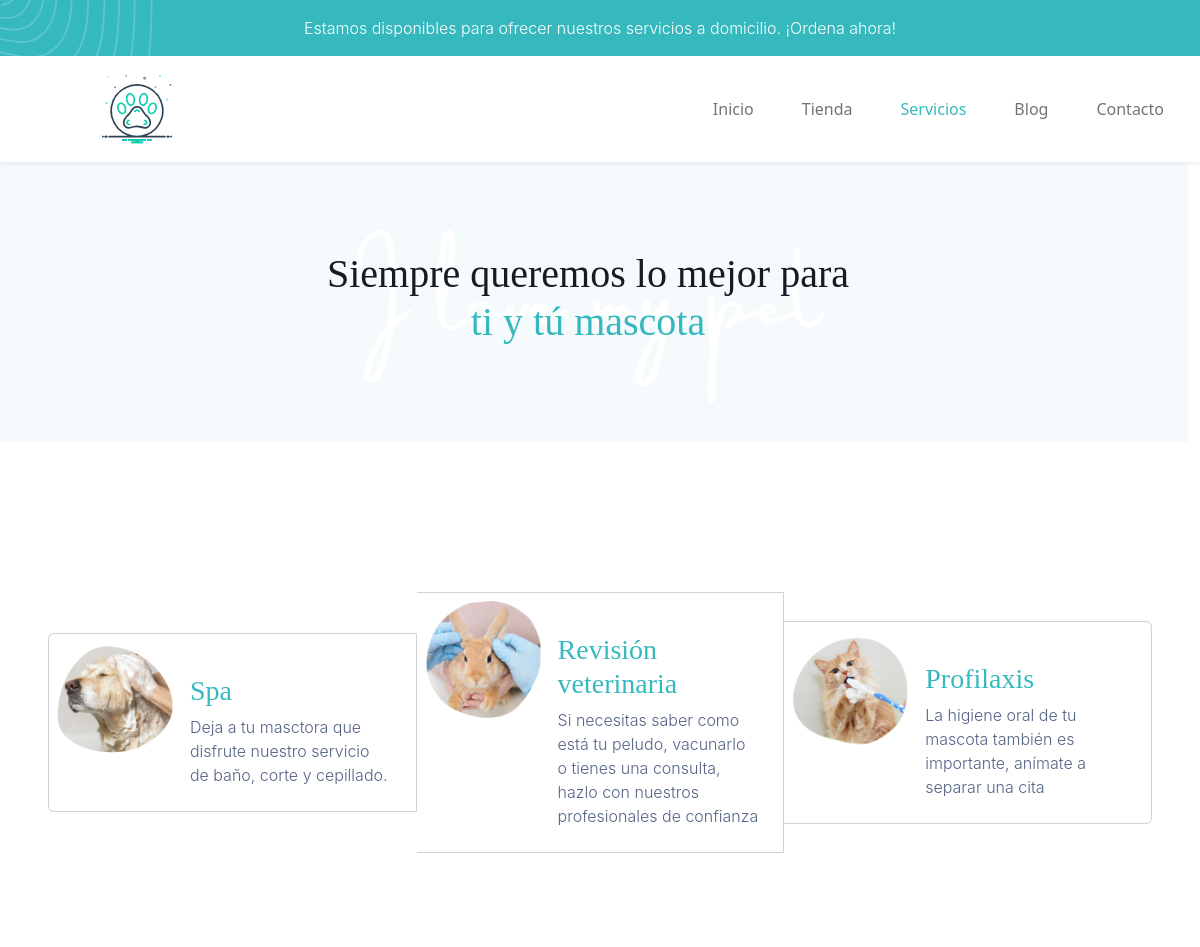
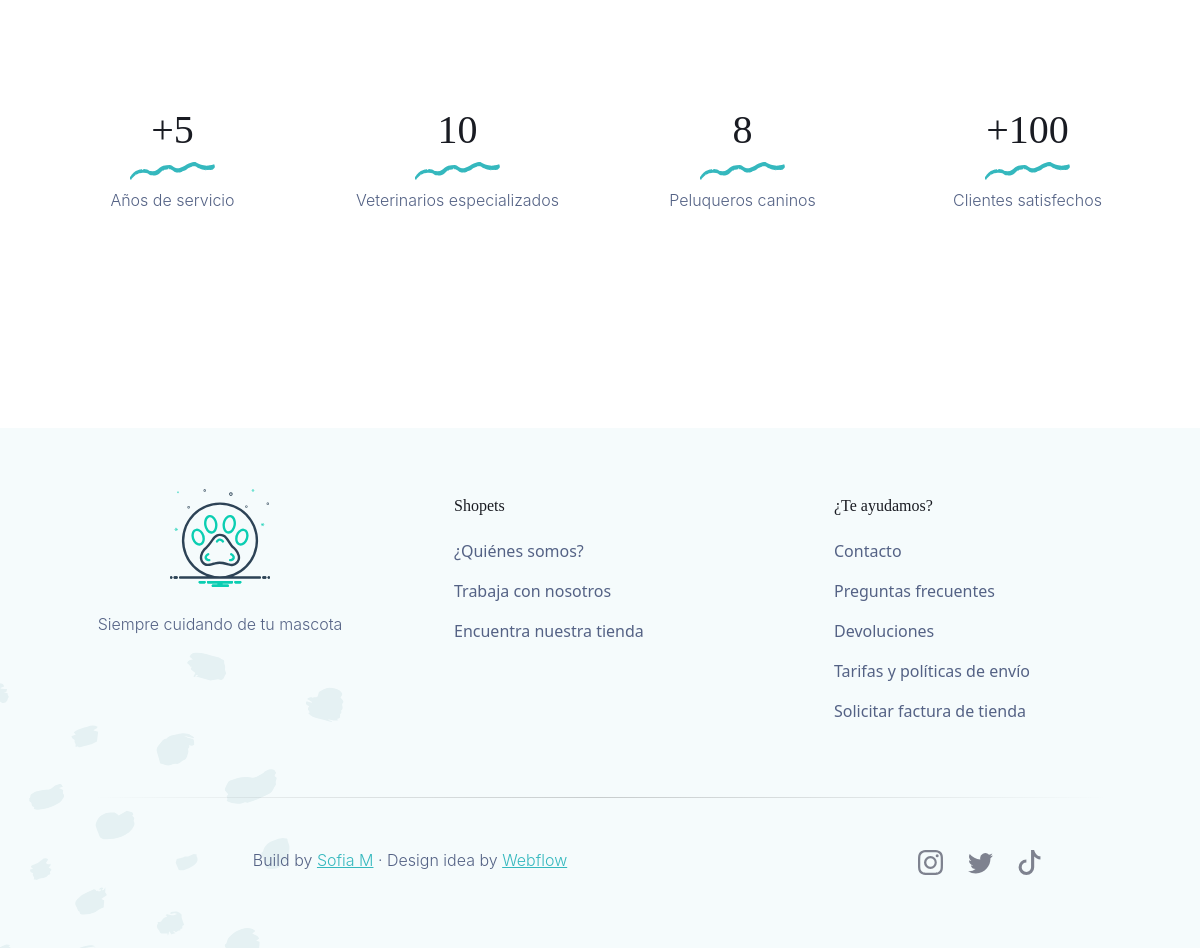
The app's page /servicios/ with its own data (2 pictures, top to bottom).
### servicios/models.py (models this page shows, shortened)
class Servicio(models.Model):
    titulo = models.CharField(max_length=80)
    contenido = models.CharField(max_length=500)
    imagen = models.ImageField(upload_to='servicios')
    created = models.DateTimeField(auto_now_add=True)
    updated = models.DateTimeField(auto_now_add=True)
    class Meta:
        verbose_name='servicio'
        verbose_name_plural='servicios'

### servicios/views.py (the view)
# urls.py: path('servicios/', include('servicios.urls')),
def servicios(request):
    servicios = Servicio.objects.all()
    return render(request, "servicios/servicios.html", {"servicios" : servicios})

### servicios/templates/servicios/servicios.html (shortened to what this page needs)
{% extends "ShopetsApp/base.html" %}
{% load static %}
{% block ccsLinks %}<link rel="stylesheet" href="{% static 'ShopetsApp/css/servicios.css' %}">{% endblock %}
{% block content %}
    <div class="row align-items-center text-center banner-servicios">
        <h1>Siempre queremos lo mejor para <br> <FONT COLOR="#35b8be">ti y tú mascota</FONT></h1>
    </div>
    <div class="card-group m-5 justify-content-center ">
    {% for servicio in servicios %}
    <div class="card align-self-center text-sm-center text-md-start" style="max-width: 540px;">
        <div class="row g-0 m-2">
          <div class="col-md-4">
            <img src="{{servicio.imagen.url}}" class="img-fluid rounded-start" alt="...">
          </div>
          <div class="col-md-8">
            <div class="card-body">
              <h3 class="card-title mt-3" style="color: #35b8be;">{{servicio.titulo}}</h3>
              <p class="card-text">{{servicio.contenido}}</p>
            </div>
          </div>
        </div>
    </div>
    {% endfor %}
    </div>
    <div class="container text-center exp-info">
      <div class="row">
        <div class="col">
          <h1>+5</h1>
          <img src="{% static 'ShopetsApp/images/waveSeparator_Servicios.svg' %}" alt="" style="pointer-events: none;">
          <p class="mt-2">Años de servicio</p>
        </div>
        <div class="col">
          <h1>10</h1>
          <img src="{% static 'ShopetsApp/images/waveSeparator_Servicios.svg' %}" alt="" style="pointer-events: none;">
          <p class="mt-2">Veterinarios especializados</p>
        </div>
        <div class="col">
          <h1>8</h1>
          <img src="{% static 'ShopetsApp/images/waveSeparator_Servicios.svg' %}" alt="" style="pointer-events: none;">
          <p class="mt-2">Peluqueros caninos</p>
        </div>
        <div class="col">
          <h1>+100</h1>
          <img src="{% static 'ShopetsApp/images/waveSeparator_Servicios.svg' %}" alt="" style="pointer-events: none;">
          <p class="mt-2">Clientes satisfechos</p>
        </div>
      </div>
    </div>
{% endblock %}

### ShopetsApp/static/ShopetsApp/css/base.css (style rules this page uses)
p { font-family: 'Inter light'; color: #546285; }
h1, h2, h3, h4, h5, h6 { font-family: 'Manrope ExtraBold'; color: #191b22; }

### ShopetsApp/static/ShopetsApp/css/servicios.css (style rules this page uses)
.banner-servicios { background-image: url(../images/bg-bannerServicios.png); background-repeat: no-repeat; background-position:center; background-color: #f5fbfc; width: 100vw; height: 35vh; margin-bottom: 150px; }
.exp-info { margin-top: 200px; margin-bottom: 200px; }

### records on screen
Servicio: imagen (picture), titulo "Spa", contenido "Deja a tu masctora que disfrute nuestro servicio de baño, corte y cepillado."
Servicio: imagen (picture), titulo "Revisión veterinaria", contenido "Si necesitas saber como está tu peludo, vacunarlo o tienes una consulta, hazlo con nuestros profesionales de confianza"
Servicio: imagen (picture), titulo "Profilaxis", contenido "La higiene oral de tu mascota también es importante, anímate a separar una cita"
